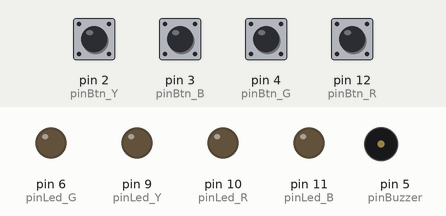
Simulated run of this sketch. Board: Arduino Uno, built with avr-gcc and run on an emulated ATmega328P. Shown: output pins drawn as LEDs (lit = HIGH), buzzer (waves = sounding). Inputs (shaded band) come from the test bench; at power-on: pin 2 (pinBtn_Y), pin 3 (pinBtn_B), pin 4 (pinBtn_G), pin 12 (pinBtn_R) HIGH. Random numbers use the default seed unless the sketch sets one.

Above: at 1.2 s.
1.3 s: pin 2 (pinBtn_Y) pulled LOW for 0.15 s
At 2.1 s:
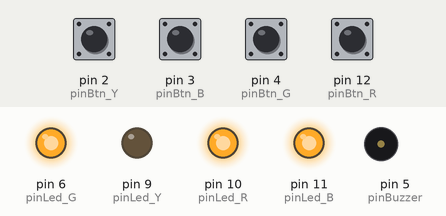
4.4 s: pin 3 (pinBtn_B) pulled LOW for 0.15 s
At 5.65 s:
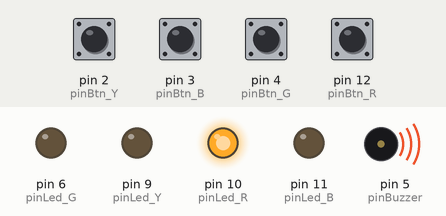
7.5 s: pin 4 (pinBtn_G) pulled LOW for 0.15 s
At 9.1 s:
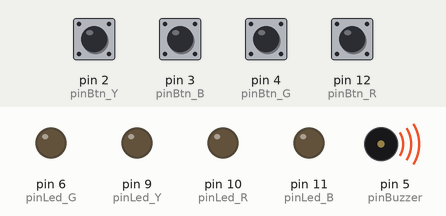
10.6 s: pin 4 (pinBtn_G) pulled LOW for 1 s
At 12.5 s:
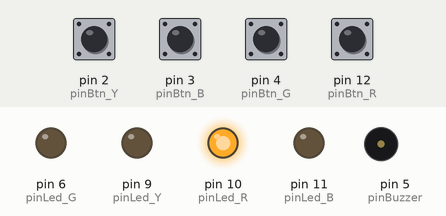
14.1 s: pin 2 (pinBtn_Y) pulled LOW for 1 s
At 16.9 s:
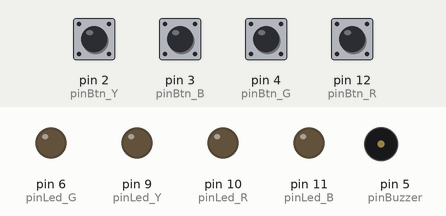
17.3 s: pin 2 (pinBtn_Y) driven LOW and pin 3 (pinBtn_B) driven LOW
At 19.1 s:
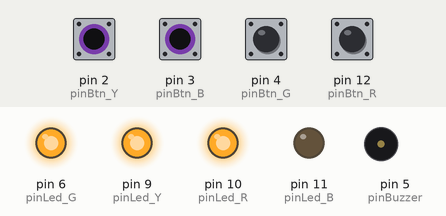
Timing chart, 0 to 36.3 s (numbered marks = the images above; inputs shaded):
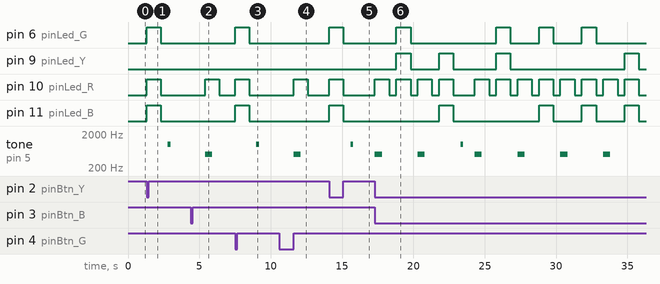

Measured:
- after the input at 1.3 s, pin 6 (pinLed_G), pin 10 (pinLed_R), pin 11 (pinLed_B): LOW → HIGH at once, → LOW 1.0 s later; tone on pin 5 (pinBuzzer): silent → 1000 Hz after 1.5 s, → silent 0.20 s later
- after the input at 4.4 s, pin 10 (pinLed_R): LOW → HIGH after 1.0 s, → LOW 1.0 s later; tone on pin 5 (pinBuzzer): silent → 500 Hz after 1.0 s, → silent 0.50 s later
- after the input at 7.5 s, pin 6 (pinLed_G), pin 10 (pinLed_R), pin 11 (pinLed_B): LOW → HIGH at once, → LOW 1.0 s later; tone on pin 5 (pinBuzzer): silent → 1000 Hz after 1.5 s, → silent 0.20 s later
- after the input at 10.6 s, pin 10 (pinLed_R): LOW → HIGH after 1.0 s, → LOW 1.0 s later; tone on pin 5 (pinBuzzer): silent → 500 Hz after 1.0 s, → silent 0.50 s later
- after the input at 14.1 s, pin 6 (pinLed_G), pin 10 (pinLed_R), pin 11 (pinLed_B): LOW → HIGH at once, → LOW 1.0 s later; tone on pin 5 (pinBuzzer): silent → 1000 Hz after 1.5 s, → silent 0.20 s later
- after the input at 17.3 s, pin 6 (pinLed_G): LOW → HIGH after 1.5 s, → LOW 1.0 s later, → HIGH 6.0 s later, → LOW 1.0 s later, … (8 changes in this stretch); pin 9 (pinLed_Y): LOW → HIGH after 1.5 s, → LOW 1.0 s later, → HIGH 2.0 s later, → LOW 1.0 s later, … (8 changes in this stretch)

The sketch:

1.ino
```cpp
#define pinBuzzer 5

#define pinLed_G 6
#define pinLed_Y 9
#define pinLed_B 11
#define pinLed_R 10

#define pinBtn_G 4
#define pinBtn_Y 2
#define pinBtn_B 3
#define pinBtn_R 12

#define NUM_OF_LEDS 4

int Leds[NUM_OF_LEDS] = {pinLed_G, pinLed_Y, pinLed_B, pinLed_R};
int Btns[NUM_OF_LEDS] = {pinBtn_G, pinBtn_Y, pinBtn_B, pinBtn_R};

#define WAITING_FOR_START 0
#define GAME_ACTIVE 1
#define GAME_SUCCESS 2
#define GAME_FAILURE 3
int state = WAITING_FOR_START;

bool ledStates[NUM_OF_LEDS];
bool buttonPressed[NUM_OF_LEDS];
bool allButtonsPressed[NUM_OF_LEDS];

bool firstButtonPressed = false;

unsigned long pressStartTime = 0;

void setup() {
  for (int k = 0; k < NUM_OF_LEDS; k++) {
    pinMode(Leds[k], OUTPUT);
    pinMode(Btns[k], INPUT_PULLUP);
  }
  pinMode(pinBuzzer, OUTPUT);
  randomSeed(analogRead(A1));
}

void loop() {
  switch (state) {
    case WAITING_FOR_START:
      checkStartButton();
      break;

    case GAME_ACTIVE:
      checkButtons();
      break;

    case GAME_SUCCESS:
      Success();
      break;

    case GAME_FAILURE:
      Failure();
      break;
  }
}

void checkStartButton() {
  for (int k = 0; k < NUM_OF_LEDS; k++) {
    if (digitalRead(Btns[k]) == LOW) {
      startGame();
      return;
    }
  }
}

void checkButtons() {
  bool allButtonsCorrect = true;

  for (int k = 0; k < NUM_OF_LEDS; k++) {
    bool currentPressed = digitalRead(Btns[k]) == LOW;

    if (currentPressed && !buttonPressed[k]) {
      buttonPressed[k] = true;
      allButtonsPressed[k] = true;

      if (!ledStates[k]) {
        state = GAME_FAILURE;
        return;
      }
      if (!firstButtonPressed) {
        pressStartTime = millis();
        firstButtonPressed = true;
      }
    } else if (!currentPressed && buttonPressed[k]) {
      buttonPressed[k] = false;
    }
  }

  if (firstButtonPressed) {
    unsigned long duration = millis() - pressStartTime;

    if (duration <= 1000) {
      for (int k = 0; k < NUM_OF_LEDS; k++) {
        if (ledStates[k] && !allButtonsPressed[k]) {
          allButtonsCorrect = false;
          break;
        }
      }

      if (allButtonsCorrect) {
        state = GAME_SUCCESS;
      }
    } else {
      state = GAME_FAILURE;
    }
  }
}


void startGame() {
  for (int k = 0; k < NUM_OF_LEDS; k++) {
    digitalWrite(Leds[k], LOW);
    ledStates[k] = false;
    buttonPressed[k] = false;
    allButtonsPressed[k] = false;
  }

  int count = 0;

  while (count < 3) {
    int randomIndex = random(NUM_OF_LEDS);
    if (!ledStates[randomIndex]) {
      ledStates[randomIndex] = true;
      count++;
    }
  }

  for (int k = 0; k < NUM_OF_LEDS; k++) {
    if (ledStates[k]) {
      digitalWrite(Leds[k], HIGH);
    }
  }

  delay(1000);

  for (int k = 0; k < NUM_OF_LEDS; k++) {
    if (ledStates[k]) {
      digitalWrite(Leds[k], LOW);
    }
  }

  delay(500);

  tone(pinBuzzer, 1000, 200);

  firstButtonPressed = false;

  state = GAME_ACTIVE;
}

void Success() {
  digitalWrite(pinLed_G, HIGH);
  tone(pinBuzzer, 2000, 500);
  delay(1000);
  digitalWrite(pinLed_G, LOW);
  state = WAITING_FOR_START;
  resetGame();
}

void Failure() {
  digitalWrite(pinLed_R, HIGH);
  tone(pinBuzzer, 500, 500);
  delay(1000);
  digitalWrite(pinLed_R, LOW);
  state = WAITING_FOR_START;
  resetGame();
}

void resetGame() {
  for (int k = 0; k < NUM_OF_LEDS; k++) {
    digitalWrite(Leds[k], LOW);
  }
  delay(500);
}
```
